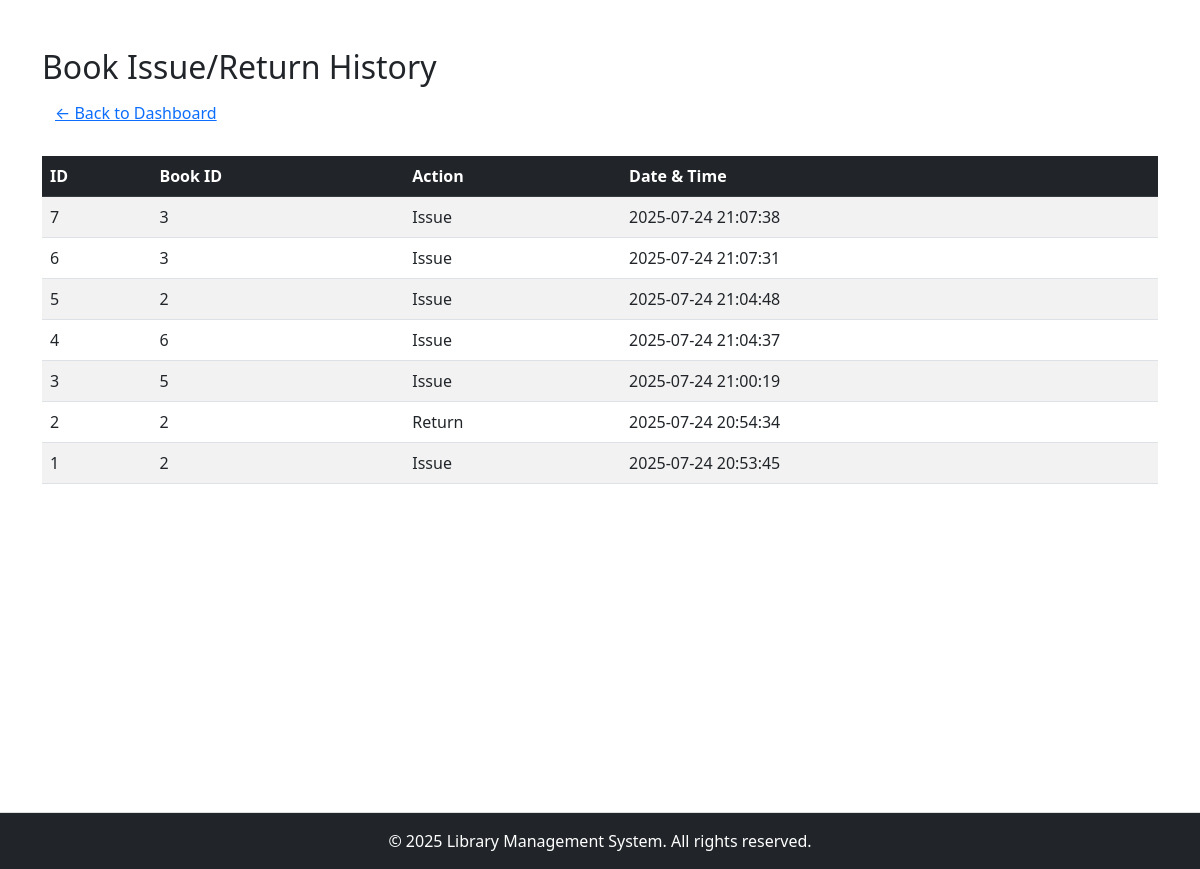
The app's page /history with its own data.
### tables this page shows
CREATE TABLE history (
                id INTEGER PRIMARY KEY AUTOINCREMENT,
                book_id INTEGER NOT NULL,
                action TEXT NOT NULL,
                timestamp TEXT DEFAULT CURRENT_TIMESTAMP
            );

### app.py (the view)
@app.route('/history')
def view_history():
    conn = get_db_connection()
    history = conn.execute('SELECT * FROM history ORDER BY timestamp DESC').fetchall()
    conn.close()
    return render_template('history.html', history=history)

### app.py (called while the page is built)
def get_db_connection():
    conn = sqlite3.connect('lms.db')
    conn.row_factory = sqlite3.Row
    return conn

### templates/history.html (shortened to what this page needs)
<!DOCTYPE html>
<html lang="en">
<head>
  <link rel="stylesheet" href="{{ url_for('static', filename='style.css') }}">
  <link href="https://cdn.jsdelivr.net/npm/bootstrap@5.3.0/dist/css/bootstrap.min.css" rel="stylesheet">
</head>
<body>
  <div class="container mt-5">
    <h2>Book Issue/Return History</h2>
    <a href="{{ url_for('dashboard') }}" class="btn btn-link">← Back to Dashboard</a>
    {% if history %}
      <table class="table table-striped mt-4">
        <thead class="table-dark">
          <tr>
            <th>ID</th>
            <th>Book ID</th>
            <th>Action</th>
            <th>Date & Time</th>
          </tr>
        </thead>
        <tbody>
          {% for entry in history %}
            <tr>
              <td>{{ entry.id }}</td>
              <td>{{ entry.book_id }}</td>
              <td>{{ entry.action.capitalize() }}</td>
              <td>{{ entry.timestamp }}</td>
            </tr>
          {% endfor %}
        </tbody>
      </table>
    {% else %}
      <div class="alert alert-warning mt-4">No history records found.</div>
    {% endif %}
  </div>
  <br><br><br><br><br><br><br><br><br><br><br>
  <footer class="bg-dark text-white text-center py-3 mt-5">
  <div class="container">
    <p class="mb-0">&copy; 2025 Library Management System. All rights reserved.</p>
  </div>
</footer>
</body>
</html>

### static/style.css (style rules this page uses)
body { background-color: #f8f9fa; font-family: 'Segoe UI', sans-serif; }
h2 { background-color: white; color: #0b0b0b; width: 100%; }
.container { max-width: 800px; }
footer { bottom: 0; width: 100%; padding: 10px; border-top: 1px solid #ddd; }

### records on screen
history: id "7", book_id "3", action "Issue", timestamp "2025-07-24 21:07:38"
history: id "6", book_id "3", action "Issue", timestamp "2025-07-24 21:07:31"
history: id "5", book_id "2", action "Issue", timestamp "2025-07-24 21:04:48"
history: id "4", book_id "6", action "Issue", timestamp "2025-07-24 21:04:37"
history: id "3", book_id "5", action "Issue", timestamp "2025-07-24 21:00:19"
history: id "2", book_id "2", action "Return", timestamp "2025-07-24 20:54:34"
history: id "1", book_id "2", action "Issue", timestamp "2025-07-24 20:53:45"
